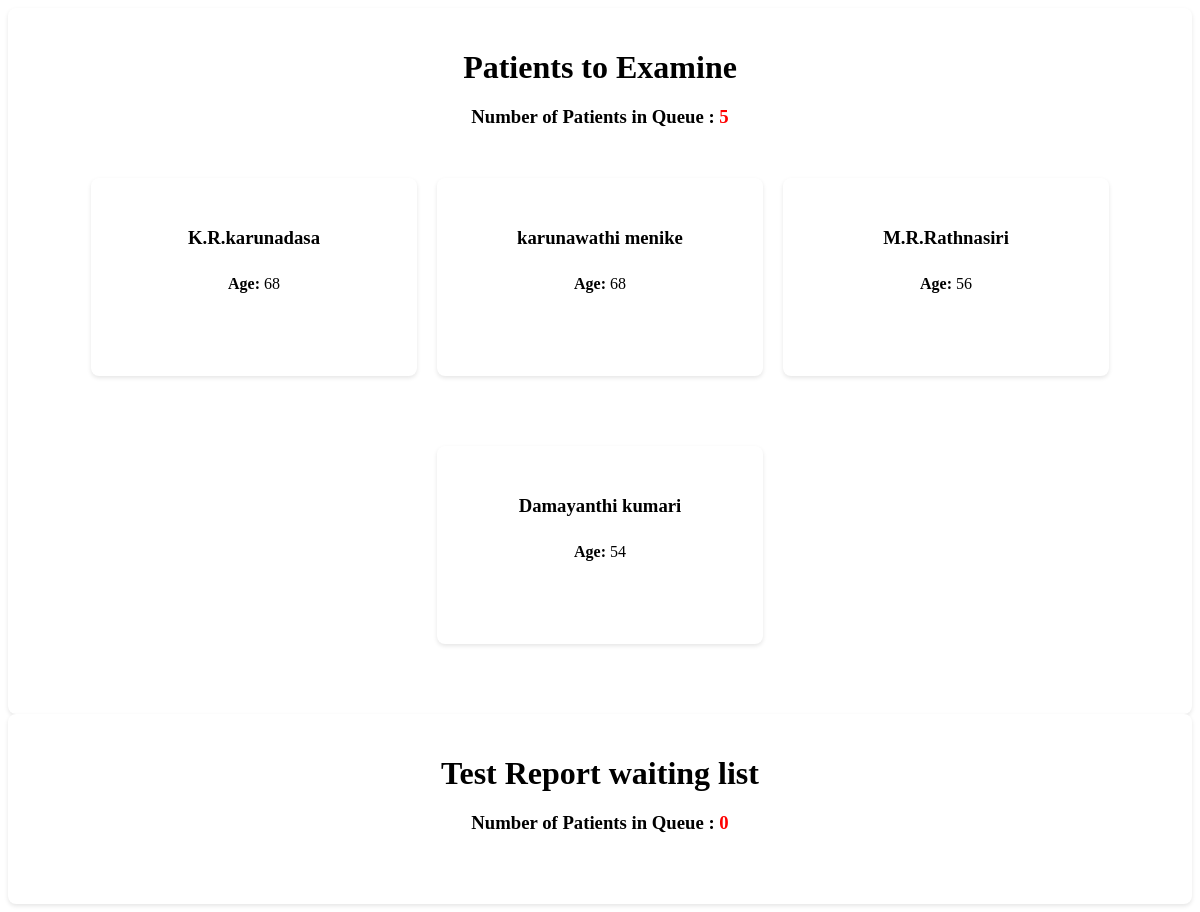
Screenshot of /doctor/check-list.php with the database file from the repository.
### tables this page shows
CREATE TABLE IF NOT EXISTS `patients_details` (
  `id` int NOT NULL AUTO_INCREMENT,
  `patients_id` int DEFAULT NULL,
  `age` int DEFAULT NULL,
  `reception_id` varchar(50) DEFAULT NULL,
  `symptoms` text,
  `medical_report` text,
  `Prescriptions` text,
  `Prescriptions_date` datetime DEFAULT NULL,
  `doctor_id` varchar(50) DEFAULT NULL,
  `symptoms_date` datetime DEFAULT NULL,
  `medicine_status` varchar(50) DEFAULT 'pending',
  PRIMARY KEY (`id`),
  KEY `FK_patients_details_register_patients` (`patients_id`),
  KEY `FK_patients_details_register_reception` (`reception_id`),
  KEY `FK_patients_details_registered_doctor` (`doctor_id`),
  CONSTRAINT `FK_patients_details_register_patients` FOREIGN KEY (`patients_id`) REFERENCES `registered_patients` (`p_id`),
  CONSTRAINT `FK_patients_details_register_reception` FOREIGN KEY (`reception_id`) REFERENCES `registered_reception` (`id_num`),
  CONSTRAINT `FK_patients_details_registered_doctor` FOREIGN KEY (`doctor_id`) REFERENCES `registered_doctor` (`id_num`)
);

CREATE TABLE IF NOT EXISTS `registered_patients` (
  `p_id` int NOT NULL AUTO_INCREMENT,
  `name` varchar(50) DEFAULT NULL,
  `mobile` varchar(12) DEFAULT NULL,
  `email` varchar(50) DEFAULT NULL,
  `id_num` varchar(20) DEFAULT NULL,
  `address` text,
  `age` int DEFAULT NULL,
  `register_date` datetime DEFAULT NULL,
  `reception_id` varchar(50) DEFAULT NULL,
  PRIMARY KEY (`p_id`),
  KEY `FK_register_patients_register_reception` (`reception_id`),
  CONSTRAINT `FK_register_patients_register_reception` FOREIGN KEY (`reception_id`) REFERENCES `registered_reception` (`id_num`)
);

### connection.php (called while the page is built, shortened)
<?php
class Database
{
    public static $connection;
    public static function SetUpConnection()
    {
        if (!isset(Database::$connection)) {
            Database::$connection = new mysqli(DB_HOST, DB_USER, DB_PASS, DB_NAME, DB_PORT);
        }
    }
    public static function search($q)
    {
        return Database::$connection->query($q);
    }
}

### doctor/check-list.php (the view, shortened to what this page needs)
<head>
</head>
<body>
    <?php
    require_once "../connection.php";
    $totalResultSet = Database::search("SELECT COUNT(*) AS total FROM `patients_details`
     WHERE `Prescriptions` = '' AND  `id` NOT IN (SELECT `patientDetails_id` FROM `bloodtest`  WHERE (`reportName` is null or `reportName` = ''))");
    $totalRow = $totalResultSet->fetch_assoc();
    $totalPatients = $totalRow['total'];
    ?>
    <div class="container">
        <h1>Patients to Examine</h1>
        <div class="queue-info">
            <h3>Number of Patients in Queue : <span style="color: red; font-weight: 900;" id="queueCount"><?php echo $totalPatients ?></span></h3>
        </div>
        <div class="patient-cards">
            <?php
        $patiientResultSet = Database::search("SELECT  `patients_details`.`id` AS `pid`, `registered_patients`.`name` AS `name`,`patients_details`.`age` AS `age`
        FROM `patients_details`
        INNER JOIN  `registered_patients` ON `registered_patients`.`p_id` = `patients_details`.`patients_id`
        WHERE `patients_details`.`Prescriptions` = '' AND `patients_details`.`id` NOT IN (SELECT `patientDetails_id` FROM `bloodtest` WHERE (`reportName` is null or `reportName` = '') )   LIMIT 4");
            $numRows = $patiientResultSet->num_rows;
            if ($numRows > 0) {
                while ($patientDetails = $patiientResultSet->fetch_assoc()) {
            ?>
                    <div class="patient-card">
                        <h3><?php echo $patientDetails["name"] ?></h3>
                        <p><strong>Age:</strong> <?php echo $patientDetails["age"] ?></p>
                        <button class="examine-btn" onclick="examinePatient(<?php echo $patientDetails['pid'] ?>)">Examine</button>
                    </div>
            <?php
                }
            }
            ?>
        </div>
    </div>
    <?php
   $totalTestResultSet = Database::search("SELECT COUNT(*) AS total FROM `bloodtest`  WHERE  (`reportName` IS NULL OR `reportName` = '')");
  $totalTestRow = $totalTestResultSet->fetch_assoc();
  $totalTestPatients = $totalTestRow['total'];
  ?>
    <div class="container">
        <h1>Test Report waiting list</h1>
        <div class="queue-info">
            <h3>Number of Patients in Queue : <span style="color: red; font-weight: 900;" id="queueCount"><?php echo $totalTestPatients ?></span></h3>
        </div>
    </div>
</body>

### doctor/check-list.php (style rules this page uses)
.container { max-width: 1200px; margin: 0 auto; background-color: #fff; padding: 20px; border-radius: 8px; box-shadow: 0 2px 4px rgba(0, 0, 0, 0.1); }
h1 { color: var(--base-color); text-align: center; margin-bottom: 20px; }
.queue-info { text-align: center; margin-bottom: 50px; }
.queue-info h3 { color: var(--base-color); }
.patient-cards { display: flex; flex-wrap: wrap; height: max-content; gap: 20px; justify-content: center; }
.patient-card { background-color: #fff; border: 1px solid var(--medium-gray); border-radius: 8px; box-shadow: 0 2px 4px rgba(0, 0, 0, 0.1); padding: 30px; width: calc(25% - 20px); text-align: center; display: flex; flex-direction: column; margin-bottom: 50px; }
.patient-card h3 { color: var(--dark-gray); margin-bottom: 10px; }
.patient-card p { color: var(--dark-gray); margin-bottom: 15px; }
.examine-btn { padding: 10px 15px; background-color: var(--base-color); border: none; border-radius: 5px; color: #FFFFFF; font-size: 1em; cursor: pointer; transition: background-color 0.3s; margin-top: auto; }

### rows the page displays
patients_details: patients.name "K.R.karunadasa", age "68"
patients_details: patients.name "karunawathi menike", age "68"
patients_details: patients.name "M.R.Rathnasiri", age "56"
patients_details: patients.name "Damayanthi kumari", age "54"

### other values shown
$totalPatients "5"
$totalTestPatients "0"
